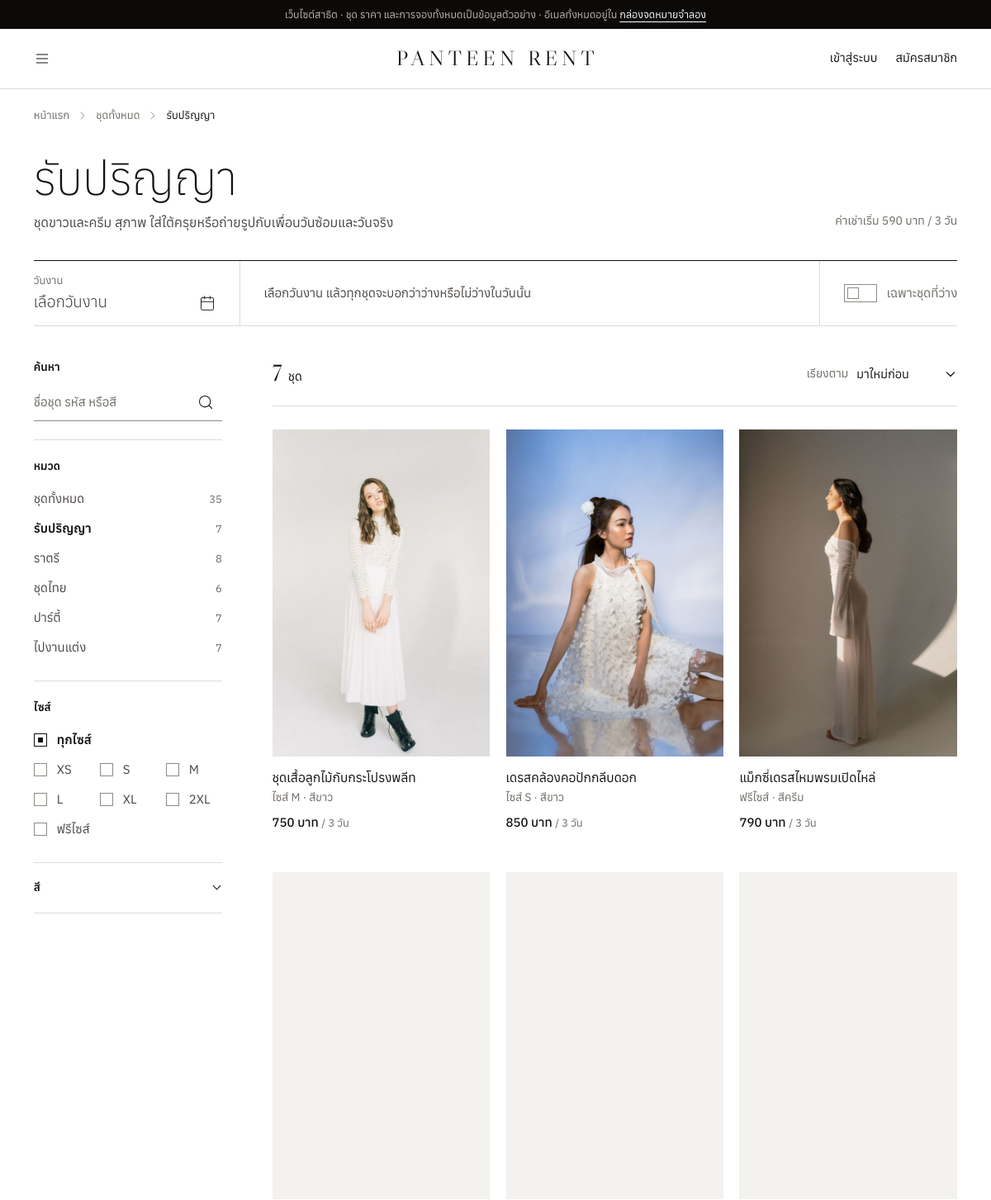
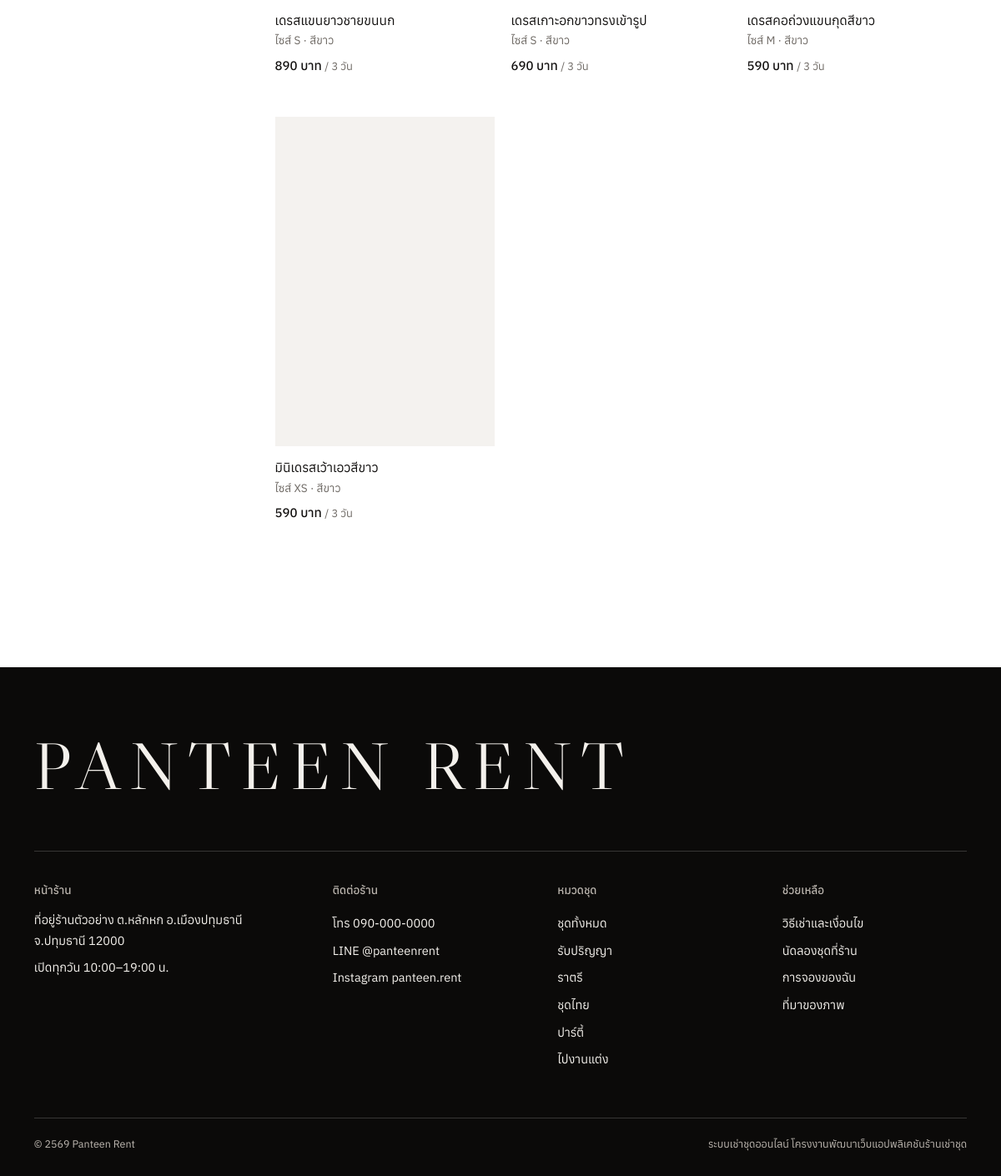
Page /c/graduation on the committed database (2 pictures, top to bottom).
### tables this page shows
CREATE TABLE `categories` (
  `id` int unsigned NOT NULL AUTO_INCREMENT,
  `name` varchar(100) NOT NULL,
  `slug` varchar(100) NOT NULL,
  `color` char(7) NOT NULL DEFAULT '#1D191C',
  `description` varchar(500) DEFAULT NULL,
  `cover_image` varchar(255) DEFAULT NULL,
  `sort_order` int NOT NULL DEFAULT '0',
  `is_active` tinyint(1) NOT NULL DEFAULT '1',
  `created_at` datetime NOT NULL DEFAULT CURRENT_TIMESTAMP,
  `updated_at` datetime NOT NULL DEFAULT CURRENT_TIMESTAMP ON UPDATE CURRENT_TIMESTAMP,
  PRIMARY KEY (`id`),
  UNIQUE KEY `uq_category_slug` (`slug`),
  UNIQUE KEY `uq_category_name` (`name`)
);

CREATE TABLE `costumes` (
  `id` int unsigned NOT NULL AUTO_INCREMENT,
  `code` varchar(20) NOT NULL,
  `category_id` int unsigned NOT NULL,
  `name` varchar(150) NOT NULL,
  `description` text,
  `color_name` varchar(50) DEFAULT NULL,
  `size_label` varchar(20) NOT NULL DEFAULT 'M',
  `bust_min` decimal(4,1) DEFAULT NULL,
  `bust_max` decimal(4,1) DEFAULT NULL,
  `waist_min` decimal(4,1) DEFAULT NULL,
  `waist_max` decimal(4,1) DEFAULT NULL,
  `hip_max` decimal(4,1) DEFAULT NULL,
  `length_in` decimal(4,1) DEFAULT NULL COMMENT 'ความยาวชุด (นิ้ว)',
  `rent_price` decimal(10,2) NOT NULL COMMENT 'ค่าเช่าแพ็กเกจพื้นฐาน',
  `extra_day_price` decimal(10,2) NOT NULL DEFAULT '0.00' COMMENT 'ค่าเช่าวันถัดไปต่อวัน',
  `deposit` decimal(10,2) NOT NULL DEFAULT '0.00' COMMENT 'เงินมัดจำ (คืนเมื่อคืนชุด)',
  `late_fee_per_day` decimal(10,2) NOT NULL DEFAULT '0.00' COMMENT 'ค่าปรับคืนช้าต่อวัน',
  `replacement_value` decimal(10,2) DEFAULT NULL COMMENT 'มูลค่าชุด ใช้คิดค่าเสียหายแบบร้อยละ และเป็นเพดานค่าเสียหาย',
  `accessories` varchar(300) DEFAULT NULL COMMENT 'ของที่มากับชุด คั่นด้วยจุลภาค (ตรวจตอนส่งและตอนรับคืน)',
  `status` enum('active','maintenance','retired') NOT NULL DEFAULT 'active',
  `is_featured` tinyint(1) NOT NULL DEFAULT '0',
  `arrived_at` date DEFAULT NULL,
  `created_at` datetime NOT NULL DEFAULT CURRENT_TIMESTAMP,
  `updated_at` datetime NOT NULL DEFAULT CURRENT_TIMESTAMP ON UPDATE CURRENT_TIMESTAMP,
  PRIMARY KEY (`id`),
  UNIQUE KEY `uq_costume_code` (`code`),
  KEY `idx_costume_cat` (`category_id`,`status`),
  CONSTRAINT `fk_costume_cat` FOREIGN KEY (`category_id`) REFERENCES `categories` (`id`) ON UPDATE CASCADE
);

### app/Views/layouts/shop.php (the view, shortened to what the rows shown need)
<?php
$user = Auth::user();
$staff = Auth::isStaff();
$unread = $user ? Notifier::unreadCount((int) $user['id']) : 0;
$floors = Catalog::directory();
$shopName = setting('shop_name');
$notifUrl = url($staff ? '/admin/notifications' : '/account/notifications');
$flashes = trim(View::make('partials/flashes'));
$over = !empty($overHero) && $flashes === '';
include __DIR__ . '/head.php';
?>
<body<?= !empty($overHero) ? ' class="home"' : '' ?>>
<?php if (setting('is_demo') === '1'): ?>
<aside class="demo-note" aria-label="หมายเหตุเว็บไซต์สาธิต">เว็บไซต์สาธิต · ชุด ราคา และการจองทั้งหมดเป็นข้อมูลตัวอย่าง<?php if (mailbox_open()): ?> · อีเมลทั้งหมดอยู่ใน <a href="<?= e(url('/dev/mailbox')) ?>">กล่องจดหมายจำลอง</a><?php endif; ?></aside>
<?php endif; ?>
<header class="topbar<?= $over ? ' is-over' : '' ?>" data-topbar>
  <div class="wrap topbar-in">
    <div class="topbar-side">
      <details class="navsheet" data-sheet>
        <summary class="iconbtn" aria-label="เปิดเมนู"><?= icon('menu') ?></summary>
      </details>
    </div>
    <a class="wordmark" href="<?= e(url('/')) ?>" aria-label="<?= e($shopName) ?> หน้าแรก"><?= e($shopName) ?></a>
    <div class="topnav">
      <?php if ($user): ?>
        <?php if ($staff): ?>
          <a class="textlink" href="<?= e(url('/admin')) ?>">หลังร้าน</a>
        <?php else: ?>
          <a class="iconbtn hide-sm" href="<?= e(url('/account/favorites')) ?>" aria-label="ชุดที่ถูกใจ" title="ชุดที่ถูกใจ"><?= icon('heart') ?></a>
          <a class="iconbtn hide-sm" href="<?= e(url('/bookings')) ?>" aria-label="การจองของฉัน" title="การจองของฉัน"><?= icon('shopping-bag') ?></a>
        <?php endif; ?>
        <a class="iconbtn" href="<?= e($notifUrl) ?>" aria-label="การแจ้งเตือน<?= $unread ? ' ยังไม่อ่าน ' . $unread : '' ?>" title="การแจ้งเตือน">
          <?= icon('bell') ?><?php if ($unread): ?><span class="dot"><?= $unread > 9 ? '9+' : $unread ?></span><?php endif; ?>
        </a>
        <details class="menu">
          <summary class="iconbtn" aria-label="บัญชีของฉัน"><span class="avatar" aria-hidden="true"><?= e(initials($user)) ?></span></summary>
          <div class="menu-pop">
            <div class="menu-who"><b><?= e(full_name($user)) ?></b><br><span class="small faint"><?= e($user['email']) ?></span></div>
            <hr>
            <?php if (!$staff): ?>
            <a href="<?= e(url('/bookings')) ?>"><?= icon('shopping-bag') ?>การจองของฉัน</a>
            <a href="<?= e(url('/account/appointments')) ?>"><?= icon('calendar-clock') ?>นัดลองชุด</a>
            <a href="<?= e(url('/account/favorites')) ?>"><?= icon('heart') ?>ชุดที่ถูกใจ</a>
            <?php else: ?>
            <a href="<?= e(url('/admin')) ?>"><?= icon('layout-dashboard') ?>ระบบหลังร้าน</a>
            <?php endif; ?>
            <a href="<?= e(url('/account')) ?>"><?= icon('user') ?>ข้อมูลส่วนตัวและสัดส่วน</a>
            <hr>
            <form method="post" action="<?= e(url('/logout')) ?>"><?= csrf_field() ?><button type="submit"><?= icon('log-out') ?>ออกจากระบบ</button></form>
          </div>
        </details>
      <?php else: ?>
        <a class="textlink" href="<?= e(url('/login')) ?>">เข้าสู่ระบบ</a>
        <a class="textlink hide-sm" href="<?= e(url('/register')) ?>">สมัครสมาชิก</a>
      <?php endif; ?>
    </div>
  </div>
</header>
<main id="main" tabindex="-1">
  <?= $content ?>
</main>
<footer class="foot">
  <div class="wrap">
    <a class="foot-mark" href="<?= e(url('/')) ?>"><?= e($shopName) ?></a>
    <div class="foot-grid">
      <div>
        <h2>หน้าร้าน</h2>
        <p><?= e(setting('shop_address')) ?></p>
        <p style="margin-top:8px"><?= e(setting('shop_hours')) ?></p>
      </div>
      <div>
        <h2>ติดต่อร้าน</h2>
        <ul>
          <li><a href="tel:<?= e(preg_replace('/\D/', '', (string) setting('shop_phone'))) ?>">โทร <?= e(setting('shop_phone')) ?></a></li>
          <?php if (setting('shop_line')): ?><li>LINE <?= e(setting('shop_line')) ?></li><?php endif; ?>
          <?php if (setting('shop_instagram')): ?><li>Instagram <?= e(setting('shop_instagram')) ?></li><?php endif; ?>
        </ul>
      </div>
      <div>
        <h2>หมวดชุด</h2>
        <ul>
          <li><a href="<?= e(url('/dresses')) ?>">ชุดทั้งหมด</a></li>
          <?php foreach ($floors as $fl): ?>
          <li><a href="<?= e(url('/c/' . $fl['slug'])) ?>"><?= e($fl['name']) ?></a></li>
          <?php endforeach; ?>
        </ul>
      </div>
      <div>
        <h2>ช่วยเหลือ</h2>
        <ul>
          <li><a href="<?= e(url('/how-to-rent')) ?>">วิธีเช่าและเงื่อนไข</a></li>
          <li><a href="<?= e(url('/account/appointments')) ?>">นัดลองชุดที่ร้าน</a></li>
          <li><a href="<?= e(url('/bookings')) ?>">การจองของฉัน</a></li>
          <li><a href="<?= e(url('/credits')) ?>">ที่มาของภาพ</a></li>
        </ul>
      </div>
    </div>
    <p class="foot-legal"><span>© <?= date('Y') + 543 ?> <?= e($shopName) ?></span><span>ระบบเช่าชุดออนไลน์ โครงงานพัฒนาเว็บแอปพลิเคชันร้านเช่าชุด</span></p>
  </div>
</footer>
</body>
</html>

### app/Views/shop/list.php (shortened to what the rows shown need)
<?php
$f = $filters;
$data = ['filters' => $f, 'result' => $result, 'window' => $window, 'base' => $base];
$allCount = array_sum(array_column($floors, 'costume_count'));
?>
<div class="wrap">
  <nav class="crumbs" aria-label="ตำแหน่งในเว็บไซต์">
    <a href="<?= e(url('/')) ?>">หน้าแรก</a><?= icon('chevron-right', 'ic ic-sm') ?>
    <?php if ($category): ?>
      <a href="<?= e(url('/dresses')) ?>">ชุดทั้งหมด</a><?= icon('chevron-right', 'ic ic-sm') ?>
      <span aria-current="page"><?= e($category['name']) ?></span>
    <?php else: ?>
      <span aria-current="page">ชุดทั้งหมด</span>
    <?php endif; ?>
  </nav>
  <header class="list-head">
    <h1><?= e($category ? $category['name'] : 'ชุดทั้งหมด') ?></h1>
    <?php if ($category && !empty($category['description'])): ?>
      <p><?= e($category['description']) ?></p>
    <?php endif; ?>
    <?php if ($floor && $floor['min_price'] !== null): ?>
    <span class="list-meta">ค่าเช่าเริ่ม <?= e(money($floor['min_price'])) ?> / <?= (int) setting('base_days') ?> วัน</span>
    <?php endif; ?>
  </header>
  <section class="deskbar" data-desk aria-label="วันงานของคุณ">
    <label class="desk-cell desk-date">
      <span class="desk-label">วันงาน</span>
      <span class="desk-value<?= $f['date'] ? '' : ' is-empty' ?>" data-desk-text aria-hidden="true"><?= $f['date'] ? e(thai_date_dow($f['date'])) : 'เลือกวันงาน' ?></span>
      <?= icon('calendar') ?>
    </label>
    <p class="deskbar-count" data-desk-count><?php View::partial('desk-count', $data); ?></p>
    <div class="deskbar-tools">
      <label class="switch"><input type="checkbox" name="free" value="1" form="filters" data-desk-free<?= $f['free'] ? ' checked' : '' ?><?= $f['date'] ? '' : ' disabled' ?>> เฉพาะชุดที่ว่าง</label>
    </div>
  </section>
  <div class="listing">
    <form class="filters" id="filters" method="get" action="<?= e(url($base)) ?>" data-filters aria-label="ตัวกรองชุด">
      <div class="fgroup">
        <label class="label" for="f-q">ค้นหา</label>
        <div class="search-field">
          <input class="input" id="f-q" type="search" name="q" value="<?= e($f['q']) ?>" placeholder="ชื่อชุด รหัส หรือสี" autocomplete="off" enterkeyhint="search">
          <button type="submit" aria-label="ค้นหา"><?= icon('search') ?></button>
        </div>
      </div>
      <nav class="fgroup" aria-label="กรองตามหมวด">
        <span class="label">หมวด</span>
        <ul class="flist">
          <li><a href="<?= e(Catalog::listUrl('/dresses', $f)) ?>"<?= $category ? '' : ' aria-current="page"' ?>><span>ชุดทั้งหมด</span><small><?= (int) $allCount ?></small></a></li>
          <?php foreach ($floors as $fl): ?>
          <li><a href="<?= e(Catalog::listUrl('/c/' . $fl['slug'], $f)) ?>"<?= $category && $category['slug'] === $fl['slug'] ? ' aria-current="page"' : '' ?>><span><?= e($fl['name']) ?></span><small><?= (int) $fl['costume_count'] ?></small></a></li>
          <?php endforeach; ?>
        </ul>
      </nav>
      <fieldset class="fgroup">
        <legend>ไซส์</legend>
        <div class="opt-row">
          <label><input type="radio" name="size" value=""<?= $f['size'] === '' ? ' checked' : '' ?>><span>ทุกไซส์</span></label>
          <?php foreach (Catalog::SIZES as $s): ?>
          <label><input type="radio" name="size" value="<?= e($s) ?>"<?= $f['size'] === $s ? ' checked' : '' ?>><span><?= $s === 'FREE' ? 'ฟรีไซส์' : e($s) ?></span></label>
          <?php endforeach; ?>
        </div>
      </fieldset>
      <details class="fgroup"<?= $f['color'] !== '' ? ' open' : '' ?>>
        <summary>สี</summary>
      </details>
      <details class="fgroup"<?= $f['max'] > 0 ? ' open' : '' ?>>
        <summary>ค่าเช่า</summary>
      </details>
    </form>
    <div>
      <div class="grid-head">
        <p class="grid-count" data-grid-count role="status"><?php View::partial('grid-count', $data); ?></p>
        <label class="sortbox"><span>เรียงตาม</span>
          <select class="select" name="sort" form="filters" aria-label="เรียงตาม">
            <?php foreach (Catalog::SORTS as $k => $label): ?><option value="<?= e($k) ?>"<?= $f['sort'] === $k ? ' selected' : '' ?>><?= e($label) ?></option><?php endforeach; ?>
          </select>
        </label>
      </div>
      <div data-feed data-base="<?= e(url($base)) ?>">
        <div class="vits vits-3" data-grid><?php View::partial('grid', ['items' => $result['items'], 'filters' => $f]); ?></div>
        <div class="feed-more">
        </div>
      </div>
    </div>
  </div>
</div>

### app/Views/partials/grid.php (shortened to what the rows shown need)
<?php
$date = $filters['date'] ?? null;
$newSince = add_days(today(), -45);
$baseDays = (int) setting('base_days');
$isNew = static fn (array $it): bool => !empty($it['arrived_at']) && $it['arrived_at'] >= $newSince;
$newShown = count(array_filter($items, $isNew));
$markNew = ($markNew ?? true) && $items && $newShown * 3 < count($items);
foreach ($items as $i => $it):
    $busy = $date && (int) $it['busy'] > 0;
    $href = url('/dress/' . rawurlencode($it['code']), array_filter(['date' => $date]));
    $size = $it['size_label'] === 'FREE' ? 'ฟรีไซส์' : 'ไซส์ ' . $it['size_label'];
    $small = thumb($it['image']);
    $set = photo_srcset($it['image']);
?>
<article class="vit<?= $date ? ($busy ? ' is-busy' : ' is-free') : '' ?>" data-code="<?= e($it['code']) ?>" style="--i:<?= (int) $i ?>">
  <a class="vit-link" href="<?= e($href) ?>">
    <span class="vit-photo">
      <img src="<?= e($small) ?>"<?php if ($set): ?> srcset="<?= e($set) ?>" sizes="(max-width: 899px) 47vw, 25vw"<?php endif; ?> alt="" loading="<?= $i < 4 ? 'eager' : 'lazy' ?>" decoding="async" width="575" height="862">
    </span>
    <span class="vit-cap">
      <span class="vit-name"><?= e($it['name']) ?></span>
      <span class="vit-meta"><?= e($size) ?><?= $it['color_name'] ? ' · สี' . e($it['color_name']) : '' ?><?= $markNew && $isNew($it) ? ' · มาใหม่' : '' ?></span>
      <span class="vit-price"><?= e(money($it['rent_price'])) ?> <small>/ <?= $baseDays ?> วัน</small></span>
    </span>
  </a>
</article>
<?php endforeach;

### app/Core/Router.php (shortened to what the rows shown need)
<?php
final class Router
{
    private array $routes = [];
    private function add(string $method, string $path, callable|array $handler, array $middleware): void
    {
        $this->routes[] = compact('method', 'path', 'regex', 'handler', 'middleware');
    }
    public function dispatch(string $method, string $path): void
    {
        $path = rtrim($path, '/') ?: '/';
        foreach ($this->routes as $route) {
            if (!preg_match($route['regex'], $path, $m)) {
                continue;
            }
            $params = array_filter($m, 'is_string', ARRAY_FILTER_USE_KEY);
            $handler = $route['handler'];
            if (is_array($handler)) {
                [$class, $action] = $handler;
                (new $class())->$action(...array_values($params));
            } else {
                $handler(...array_values($params));
            }
            return;
        }
    }
}

### rows in the picture
categories: name "รับปริญญา", description "ชุดขาวและครีม สุภาพ ใส่ใต้ครุยหรือถ่ายรูปกับเพื่อนวันซ้อมและวันจริง", costume_count "7"
categories: name "ราตรี", costume_count "8"
categories: name "ชุดไทย", costume_count "6"
categories: name "ปาร์ตี้", costume_count "7"
categories: name "ไปงานแต่ง", costume_count "7"
costumes: $i 0 (drawn), shows a picture, name "ชุดเสื้อลูกไม้กับกระโปรงพลีท", size "ไซส์ M", color_name "ขาว", rent_price "750 บาท"
costumes: $i 1 (drawn), shows a picture, name "เดรสคล้องคอปักกลีบดอก", size "ไซส์ S", color_name "ขาว", rent_price "850 บาท"
costumes: $i 2 (drawn), shows a picture, name "แม็กซี่เดรสไหมพรมเปิดไหล่", size "ฟรีไซส์", color_name "ครีม", rent_price "790 บาท"
costumes: shows a picture, name "เดรสแขนยาวชายขนนก", size "ไซส์ S", color_name "ขาว", rent_price "890 บาท"
costumes: $i 4 (drawn), shows a picture, name "เดรสเกาะอกขาวทรงเข้ารูป", size "ไซส์ S", color_name "ขาว", rent_price "690 บาท"
costumes: $i 5 (drawn), shows a picture, name "เดรสคอถ่วงแขนกุดสีขาว", size "ไซส์ M", color_name "ขาว", rent_price "590 บาท"
costumes: $i 6 (drawn), shows a picture, name "มินิเดรสเว้าเอวสีขาว", size "ไซส์ XS", color_name "ขาว", rent_price "590 บาท"

### other values in the picture
money($floor['min_price']) "590 บาท"
$allCount "35"
$s "XS"
$s "S"
$s "M"
$s "L"
$s "XL"
$s "2XL"
$shown "7"
form field sort "มาใหม่ก่อน"
